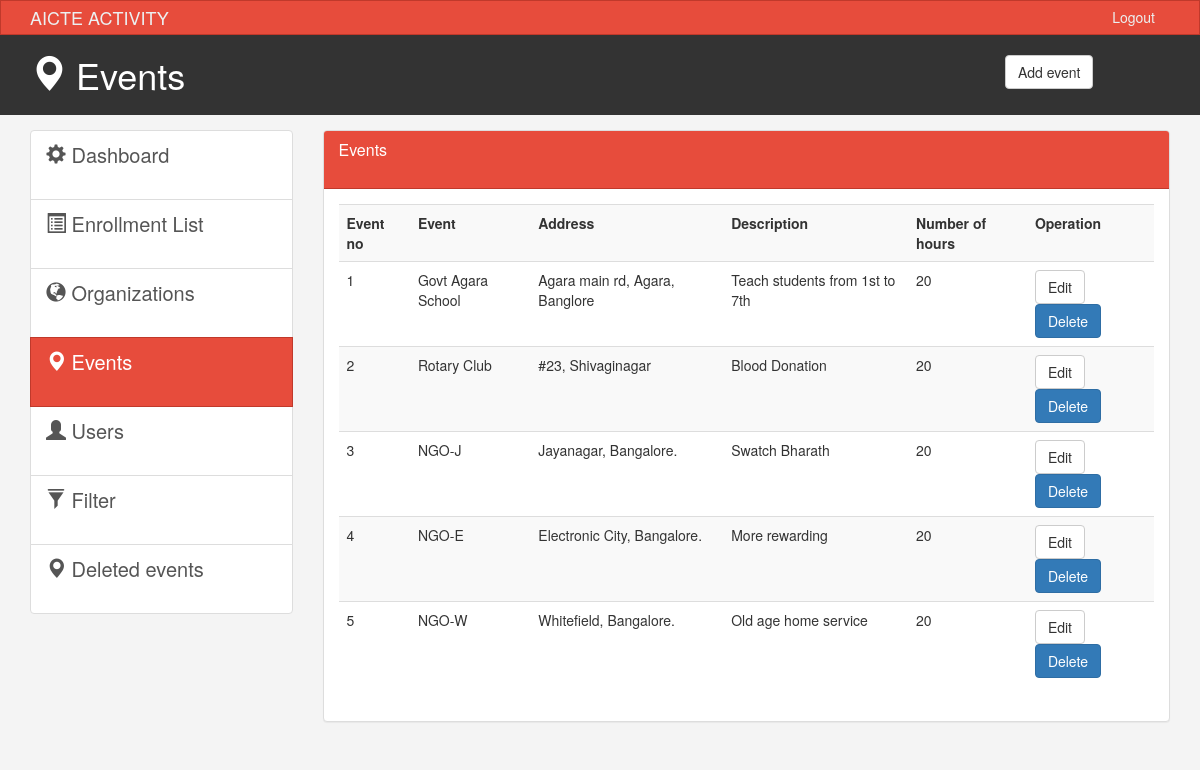
The page /admin/events.php on the database its author committed.
### tables this page shows
CREATE TABLE `event` (
  `id` int(1) NOT NULL,
  `name` varchar(25) NOT NULL,
  `address` varchar(100) NOT NULL,
  `description` varchar(200) NOT NULL,
  `points` int(5) NOT NULL
);

### admin/events.php (the view, shortened to what this page needs)
<!DOCTYPE html>
<html lang="en">
  <head>
    <link href="css/bootstrap.min.css?v=<?php echo time(); ?>" rel="stylesheet">
    <link href="css/style.css?v=<?php echo time(); ?>" rel="stylesheet">
  </head>
  <body>
    <nav class="navbar navbar-default">
      <div class="container">
        <div class="navbar-header">
          <a class="navbar-brand" href="#">AICTE ACTIVITY</a>
        </div>
        <div id="navbar" class="collapse navbar-collapse">
          <ul class="nav navbar-nav navbar-right">
            <li><a href="../login.php">Logout</a></li>
          </ul>
        </div>
      </div>
    </nav>
    <header id="header">
      <div class="container">
        <div class="row">
          <div class="col-md-10">
            <h1><span class="glyphicon glyphicon-map-marker" aria-hidden="true"></span> Events</h1>
            </div>
            <div class="col-md-2">
              <div class="dropdown create">
                <button class="btn btn-default" type="button" data-toggle="modal" data-target="#addPage" >
                  Add event</button>
                </div>
        </div>
      </div>
    </header>
    <section id="main">
      <div class="container">
        <div class="row">
          <div class="col-md-3">
            <div class="list-group">
              <a href="index.php" class="list-group-item ">
                <span class="glyphicon glyphicon-cog" aria-hidden="true"></span> Dashboard
              </a>
              <a href="bookings_list.php" class="list-group-item"><span class="glyphicon glyphicon-list-alt" aria-hidden="true"></span> Enrollment List </a>
              <a href="organizations.php" class="list-group-item"><span class="glyphicon glyphicon-globe" aria-hidden="true"></span> Organizations </a>
              <a href="events.php" class="list-group-item active main-color-bg"><span class="glyphicon glyphicon-map-marker" aria-hidden="true"></span> Events </a>
              <a href="users.php" class="list-group-item"><span class="glyphicon glyphicon-user" aria-hidden="true"></span> Users </a>
              <a href="filter.php" class="list-group-item"><span class="glyphicon glyphicon-filter" aria-hidden="true"></span> Filter </a>
              <a href="event_logs.php" class="list-group-item"><span class="glyphicon glyphicon-map-marker" aria-hidden="true"></span> Deleted events </a>
          </div>
          </div>
          <div class="col-md-9">
            <div class="panel panel-default">
              <div class="panel-heading main-color-bg">
                <h3 class="panel-title">Events</h3><br>
              </div>
              <div class="panel-body">
                <table class="table table-striped table-hover">
                      <tr>
                        <th>Event no</th>
                        <th>Event</th>
                        <th>Address</th>
                        <th>Description</th>
                        <th>Number of hours</th>
                        <th>Operation</th>
                      </tr>
                      <?php  include('../connection.php'); ?>
                      <?php
                       $sql="SELECT * from `event`;";
                       $res = mysqli_query ($data, $sql);
                       $i=1;
                       while($row = mysqli_fetch_array($res)){
                        echo "<tr>";
                        echo "<td>"; echo $i++; echo" </td>";
                        echo "<td>"; echo $row["name"]; echo" </td>";
                        echo "<td>"; echo $row["address"]; echo" </td>";
                        echo "<td>"; echo $row["description"]; echo" </td>";
                        echo "<td>"; echo $row["points"]; echo" </td>";
                        $id =  $row["id"];
                        echo "<td>"; echo "<a class='btn btn-default' href='edit_event.php?id= $id'>Edit</a>
                         <a class='btn btn-primary' href='delete_events.php?id= $id'>Delete</a>"; echo" </td>";
                        echo "</tr>";
                       }
                      ?>
                    </table>
              </div>
              </div>
          </div>
        </div>
      </div>
    </section>
  </body>
</html>

### admin/css/style.css (style rules this page uses)
body { background:#f4f4f4; }
.navbar { min-height: 33px !important; margin-bottom:0; border-radius:0; }
.navbar-nav > li > a, .navbar-brand { padding-top:6px !important; padding-bottom:0 !important; height: 33px; }
.navbar-default { background-color: #e74c3c; border-color: #c0392b; }
.navbar-default .navbar-brand { color: #ecf0f1; }
.navbar-default .navbar-nav > li > a { color: #ecf0f1; }
.navbar-default .navbar-collapse, .navbar-default .navbar-form { border-color: #ecf0f1; }
.main-color-bg { background-color: #e74c3c !important; border-color: #c0392b !important; color:#ffffff !important; }
#header { background:#333333; color:#ffffff; padding-bottom: 10px; margin-bottom: 15px; }
#header .create { padding-top: 20px; }
.list-group { height: 400px !important; }
a.list-group-item { font-size: 20px !important; }
.list-group-item { height: 70px !important; }

### rows shown on the page
event: name "Govt Agara School", address "Agara main rd, Agara, Banglore", description "Teach students from 1st to 7th", points "20"
event: name "Rotary Club", address "#23, Shivaginagar", description "Blood Donation", points "20"
event: name "NGO-J", address "Jayanagar, Bangalore.", description "Swatch Bharath", points "20"
event: name "NGO-E", address "Electronic City, Bangalore.", description "More rewarding", points "20"
event: name "NGO-W", address "Whitefield, Bangalore.", description "Old age home service", points "20"
